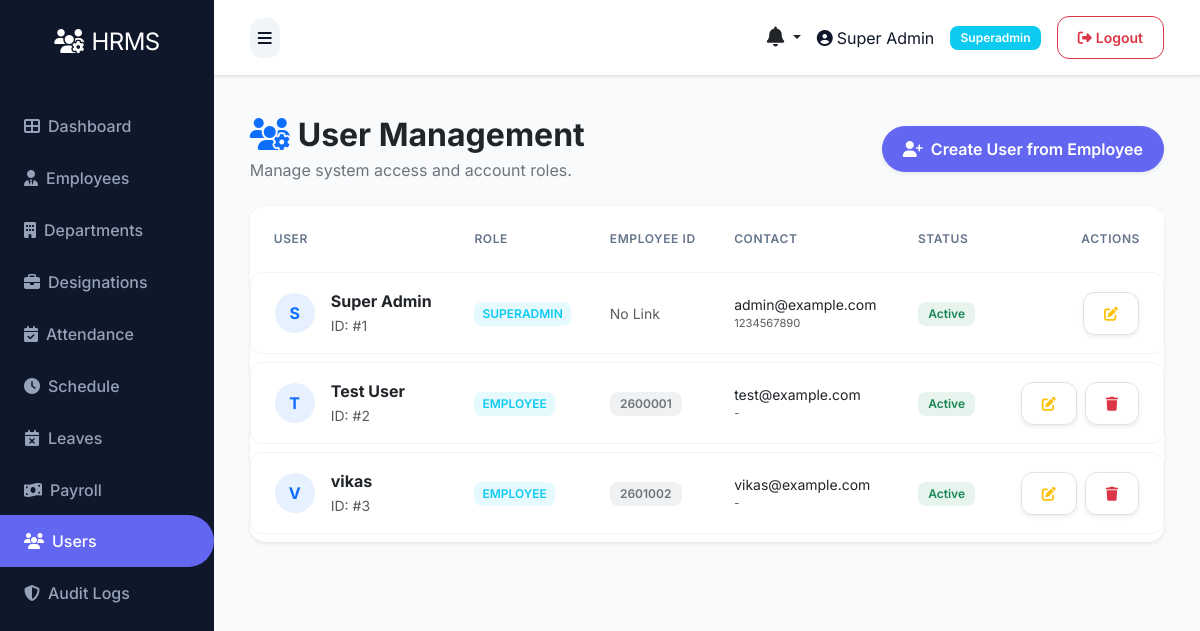
Screenshot of /user/ (signed in) with the database file from the repository.
### models.py (models this page shows, shortened)
class User(UserMixin, db.Model):
    __tablename__ = 'users'
    id = db.Column(db.Integer, primary_key=True)
    role_id = db.Column(db.Integer, db.ForeignKey('roles.id'), nullable=False)
    name = db.Column(db.String(100), nullable=False)
    email = db.Column(db.String(100), unique=True, nullable=False)
    phone = db.Column(db.String(20))
    status = db.Column(db.String(20), default='active')
    password = db.Column(db.String(255), nullable=False)
    remember_token = db.Column(db.String(100))
    email_verified_at = db.Column(db.DateTime)
    created_at = db.Column(db.DateTime, default=datetime.utcnow)
    updated_at = db.Column(db.DateTime, default=datetime.utcnow, onupdate=datetime.utcnow)

class Role(db.Model):
    __tablename__ = 'roles'
    id = db.Column(db.Integer, primary_key=True)
    name = db.Column(db.String(50), unique=True, nullable=False)
    description = db.Column(db.Text)
    created_at = db.Column(db.DateTime, default=datetime.utcnow)
    updated_at = db.Column(db.DateTime, default=datetime.utcnow, onupdate=datetime.utcnow)
    users = db.relationship('User', backref='role', lazy=True)

class Employee(db.Model):
    __tablename__ = 'employees'
    id = db.Column(db.Integer, primary_key=True)
    department_id = db.Column(db.Integer, db.ForeignKey('departments.id'))
    designation_id = db.Column(db.Integer, db.ForeignKey('designations.id'))
    schedule_id = db.Column(db.Integer, db.ForeignKey('schedules.id'))
    firstname = db.Column(db.String(100), nullable=False)
    lastname = db.Column(db.String(100), nullable=False)
    unique_id = db.Column(db.String(50), unique=True)
    email = db.Column(db.String(100), unique=True)
    phone = db.Column(db.String(20))
    address = db.Column(db.Text)
    dob = db.Column(db.Date)
    gender = db.Column(db.String(10))
    religion = db.Column(db.String(50))
    marital = db.Column(db.String(20))
    image = db.Column(db.String(255))  # Store image filename
    aadhar_file = db.Column(db.String(255))
    resume_file = db.Column(db.String(255))
    status = db.Column(db.String(20), default='active')
    created_at = db.Column(db.DateTime, default=datetime.utcnow)
    updated_at = db.Column(db.DateTime, default=datetime.utcnow, onupdate=datetime.utcnow)
    attendances = db.relationship('Attendance', backref='employee', lazy=True, cascade='all, delete-orphan')
    checks = db.relationship('Check', backref='employee', lazy=True, cascade='all, delete-orphan')
    salary = db.relationship('Salary', backref='employee', uselist=False, cascade='all, delete-orphan')
    leaves = db.relationship('Leave', backref='employee', lazy=True, cascade='all, delete-orphan')
    late_times = db.relationship('LateTime', backref='employee', lazy=True, cascade='all, delete-orphan')
    over_times = db.relationship('OverTime', backref='employee', lazy=True, cascade='all, delete-orphan')
    payrolls = db.relationship('Payroll', backref='employee', lazy=True, cascade='all, delete-orphan')
    documents = db.relationship('Document', backref='employee', lazy=True, cascade='all, delete-orphan')
    reviews = db.relationship('PerformanceReview', backref='employee', lazy=True, cascade='all, delete-orphan', foreign_keys='PerformanceReview.employee_id')

### routes/user.py (the view)
@bp.route('/')
@login_required
@superadmin_required
def index():
    if not current_user.is_authenticated or current_user.role.name != 'superadmin':
        flash('Access denied', 'danger')
        return redirect(url_for('auth.login'))
    users = User.query.all()
    user_employee_map = {}
    for user in users:
        if user.role.name == 'employee':
            emp = Employee.query.filter_by(email=user.email).first()
            if not emp and '@' in user.email:
                uid = user.email.split('@')[0]
                emp = Employee.query.filter_by(unique_id=uid).first()
            if emp:
                user_employee_map[user.id] = emp
    return render_template('admin/user/index.html', users=users, user_employee_map=user_employee_map)

### templates/admin/user/index.html (shortened to what this page needs)
{% extends "base.html" %}
{% block content %}
<div class="container-fluid animate-fade-in">
    <div class="row mb-4 align-items-center">
        <div class="col-md-6">
            <h2 class="fw-bold text-dark mb-1"><i class="fas fa-users-cog text-primary me-2"></i>User Management</h2>
            <p class="text-secondary mb-0">Manage system access and account roles.</p>
        </div>
        <div class="col-md-6 text-md-end mt-3 mt-md-0">
            {% if current_user.role and current_user.role.name == 'superadmin' %}
            <a href="{{ url_for('user.create_from_employee') }}" class="btn btn-primary rounded-pill shadow-sm">
                <i class="fas fa-user-plus me-2"></i>Create User from Employee
            </a>
            {% endif %}
        </div>
    </div>
    <div class="card border-0 shadow-sm">
        <div class="card-body p-0">
            <div class="table-responsive">
                <table class="table table-hover align-middle mb-0">
                    <thead class="bg-light">
                        <tr>
                            <th class="ps-4">User</th>
                            <th>Role</th>
                            <th>Employee ID</th>
                            <th>Contact</th>
                            <th>Status</th>
                            <th class="text-end pe-4">Actions</th>
                        </tr>
                    </thead>
                    <tbody>
                        {% if users %}
                            {% for user in users %}
                            <tr>
                                <td class="ps-4">
                                    <div class="d-flex align-items-center">
                                        <div class="rounded-circle bg-primary bg-opacity-10 text-primary d-flex align-items-center justify-content-center fw-bold me-3" style="width: 40px; height: 40px;">
                                            {{ user.name[0]|upper if user.name else 'U' }}
                                        </div>
                                        <div>
                                            <div class="fw-bold text-dark">{{ user.name }}</div>
                                            <small class="text-muted">ID: #{{ user.id }}</small>
                                        </div>
                                    </div>
                                </td>
                                <td>
                                    <span class="badge bg-info bg-opacity-10 text-info text-uppercase px-2">
                                        {{ user.role.name if user.role else 'User' }}
                                    </span>
                                </td>
                                <td>
                                    {% if user_employee_map.get(user.id) %}
                                        <span class="badge bg-secondary bg-opacity-10 text-secondary">
                                            {{ user_employee_map[user.id].unique_id }}
                                        </span>
                                    {% else %}
                                        <span class="text-muted small">No Link</span>
                                    {% endif %}
                                </td>
                                <td>
                                    <div class="small text-dark">{{ user.email }}</div>
                                    <div class="x-small text-muted">{{ user.phone or '-' }}</div>
                                </td>
                                <td>
                                    {% if user.status == 'active' %}
                                        <span class="badge bg-success bg-opacity-10 text-success">Active</span>
                                    {% else %}
                                        <span class="badge bg-danger bg-opacity-10 text-danger">Inactive</span>
                                    {% endif %}
                                </td>
                                <td class="text-end pe-4">
                                    <div class="d-flex gap-2 justify-content-end">
                                        {% if current_user.role and current_user.role.name == 'superadmin' %}
                                        <a href="{{ url_for('user.edit', id=user.id) }}" class="btn btn-sm btn-white border shadow-sm" title="Edit">
                                            <i class="fas fa-edit text-warning"></i>
                                        </a>
                                        {% if current_user.id != user.id and (not user.role or user.role.name != 'superadmin') %}
                                        <form method="POST" action="{{ url_for('user.delete', id=user.id) }}" class="d-inline" onsubmit="return confirm('Delete this user? This cannot be undone.');">
                                            <button type="submit" class="btn btn-sm btn-white border shadow-sm" title="Delete">
                                                <i class="fas fa-trash text-danger"></i>
                                            </button>
                                        </form>
                                        {% endif %}
                                        {% else %}
                                        <span class="text-muted">-</span>
                                        {% endif %}
                                    </div>
                                </td>
                            </tr>
                            {% endfor %}
                        {% endif %}
                    </tbody>
                </table>
            </div>
        </div>
    </div>
</div>
{% endblock %}

### templates/base.html (shortened to what this page needs)
<!DOCTYPE html>
<html lang="en">
<head>
    <link href="https://cdn.jsdelivr.net/npm/bootstrap@5.3.0/dist/css/bootstrap.min.css" rel="stylesheet">
    <link rel="stylesheet" href="https://cdnjs.cloudflare.com/ajax/libs/font-awesome/6.4.0/css/all.min.css">
    <link rel="stylesheet" href="{{ url_for('static', filename='css/style.css') }}">
</head>
<body>
    {% if current_user.is_authenticated %}
    {% set role_name = (current_user.role.name if current_user.role and current_user.role.name else 'employee') %}
    {% set dashboard_map = {
        'superadmin': 'admin.superadmin_dashboard',
        'admin': 'admin.admin_dashboard',
        'hr': 'admin.hr_dashboard',
        'payroll': 'admin.payroll_dashboard',
        'moderator': 'admin.moderator_dashboard',
        'employee': 'user.dashboard'
    } %}
    {% set dashboard_endpoint = dashboard_map.get(role_name, 'user.dashboard') %}
    <div class="d-flex" id="wrapper">
        <div id="sidebar-wrapper">
            <div class="sidebar-heading text-center">
                <i class="fas fa-users-cog me-2"></i>HRMS
            </div>
            <div class="list-group list-group-flush mt-3">
                <a href="{{ url_for(dashboard_endpoint) }}" class="list-group-item list-group-item-action {{ 'active' if request.endpoint == dashboard_endpoint else '' }}">
                    <i class="fas fa-th-large me-2"></i>Dashboard
                </a>
                {% if role_name in ['superadmin', 'hr'] %}
                <a href="{{ url_for('employee.index') }}" class="list-group-item list-group-item-action {{ 'active' if request.endpoint == 'employee.index' else '' }}">
                    <i class="fas fa-user-tie me-2"></i>Employees
                </a>
                <a href="{{ url_for('department.index') }}" class="list-group-item list-group-item-action {{ 'active' if request.endpoint == 'department.index' else '' }}">
                    <i class="fas fa-building me-2"></i>Departments
                </a>
                <a href="{{ url_for('designation.index') }}" class="list-group-item list-group-item-action {{ 'active' if request.endpoint == 'designation.index' else '' }}">
                    <i class="fas fa-briefcase me-2"></i>Designations
                </a>
                {% endif %}
                {% if role_name in ['superadmin', 'hr'] %}
                <a href="{{ url_for('attendance.index') }}" class="list-group-item list-group-item-action {{ 'active' if request.endpoint == 'attendance.index' else '' }}">
                    <i class="fas fa-calendar-check me-2"></i>Attendance
                </a>
                <a href="{{ url_for('schedule.index') }}" class="list-group-item list-group-item-action {{ 'active' if request.endpoint == 'schedule.index' else '' }}">
                    <i class="fas fa-clock me-2"></i>Schedule
                </a>
                {% endif %}
                {% if role_name in ['superadmin', 'hr'] %}
                <a href="{{ url_for('leave.index') }}" class="list-group-item list-group-item-action {{ 'active' if request.endpoint == 'leave.index' else '' }}">
                    <i class="fas fa-calendar-times me-2"></i>Leaves
                </a>
                {% endif %}
                {% if role_name in ['superadmin', 'hr'] %}
                <a href="{{ url_for('payroll.index') }}" class="list-group-item list-group-item-action {{ 'active' if request.endpoint == 'payroll.index' else '' }}">
                    <i class="fas fa-money-bill-wave me-2"></i>Payroll
                </a>
                {% endif %}
                {% if role_name == 'superadmin' %}
                <a href="{{ url_for('user.index') }}" class="list-group-item list-group-item-action {{ 'active' if request.endpoint == 'user.index' else '' }}">
                    <i class="fas fa-users me-2"></i>Users
                </a>
                <a href="{{ url_for('admin.audit_logs') }}" class="list-group-item list-group-item-action {{ 'active' if request.endpoint == 'admin.audit_logs' else '' }}">
                    <i class="fas fa-shield-alt me-2"></i>Audit Logs
                </a>
                {% endif %}
            </div>
        </div>
        <div id="page-content-wrapper" class="w-100">
            <nav class="navbar navbar-expand-lg navbar-light bg-light border-bottom">
                <div class="container-fluid">
                    <button class="btn btn-primary" id="menu-toggle">
                        <i class="fas fa-bars"></i>
                    </button>
                    <div class="ms-auto d-flex align-items-center">
                        <div class="dropdown me-3">
                            <a class="nav-link dropdown-toggle position-relative text-dark" href="#" id="notificationsDropdown" role="button" data-bs-toggle="dropdown" aria-expanded="false">
                                <i class="fas fa-bell fs-5"></i>
                            </a>
                        </div>
                        <span class="me-3">
                            <i class="fas fa-user-circle me-1"></i>{{ current_user.name }}
                        </span>
                        <span class="badge bg-info me-3">{{ role_name|title }}</span>
                        <a href="{{ url_for('auth.logout') }}" class="btn btn-outline-danger btn-sm">
                            <i class="fas fa-sign-out-alt me-1"></i>Logout
                        </a>
                    </div>
                </div>
            </nav>
            <div class="container-fluid p-4">
                {% block content %}{% endblock %}
            </div>
        </div>
    </div>
    {% endif %}
</body>
</html>

### rows the page displays
User: name "Super Admin", name "S", id "1", role "SUPERADMIN", shows "No Link", email "admin@example.com", phone "1234567890", status "Active"
Role: name "Superadmin"
User: name "T", name "Test User", id "2", role "EMPLOYEE", email "test@example.com", phone "-", status "Active"
Employee: unique "2600001"
User: name "V", name "vikas", id "3", role "EMPLOYEE", email "vikas@example.com", phone "-", status "Active"
Employee: unique "2601002"
